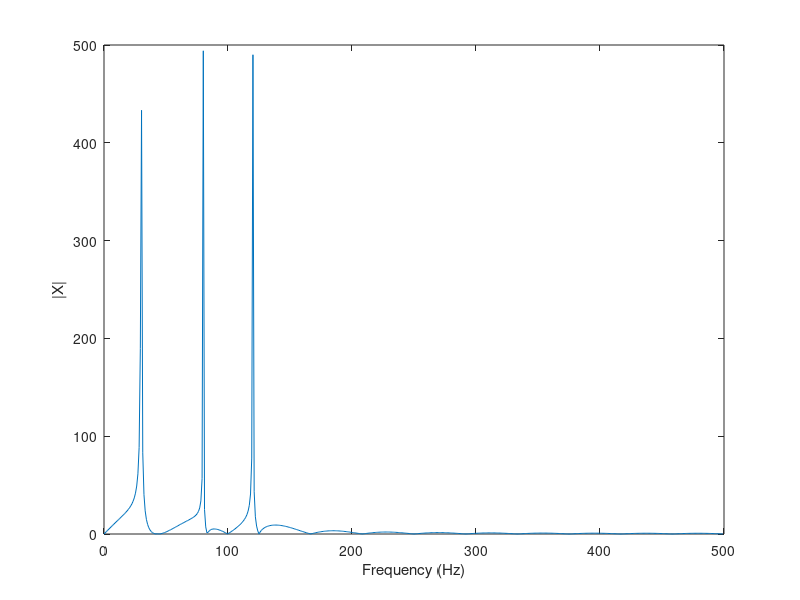

MATLAB code for this plot:
clc; clear; close all;
Fs = 1000; t = 0:1/Fs:1;
x = sin(2*pi*30*t) + sin(2*pi*80*t) + sin(2*pi*120*t);
X = fft(x,1024);
L = length(X)/2; f = (0:L-1)/L*(Fs/2);
plot(f,abs(X(1:L))); xlabel('Frequency (Hz)'); ylabel('|X|');
% Three peaks at 30, 80, 120 Hz.
